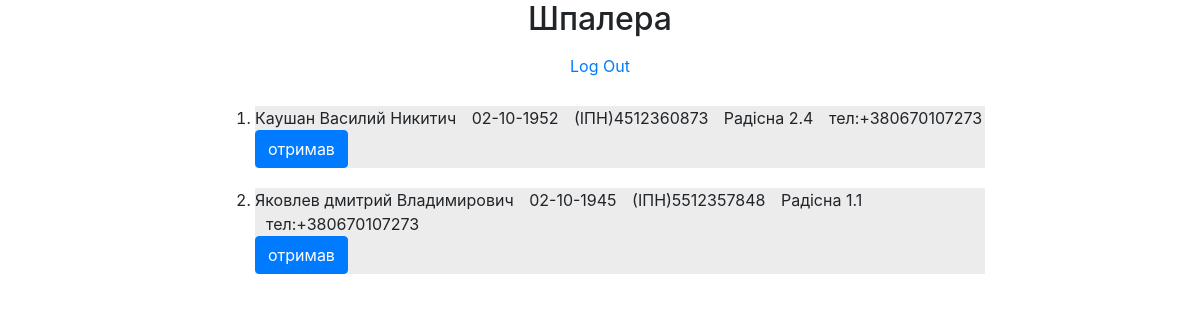
Before: / (signed in) with the older database file.
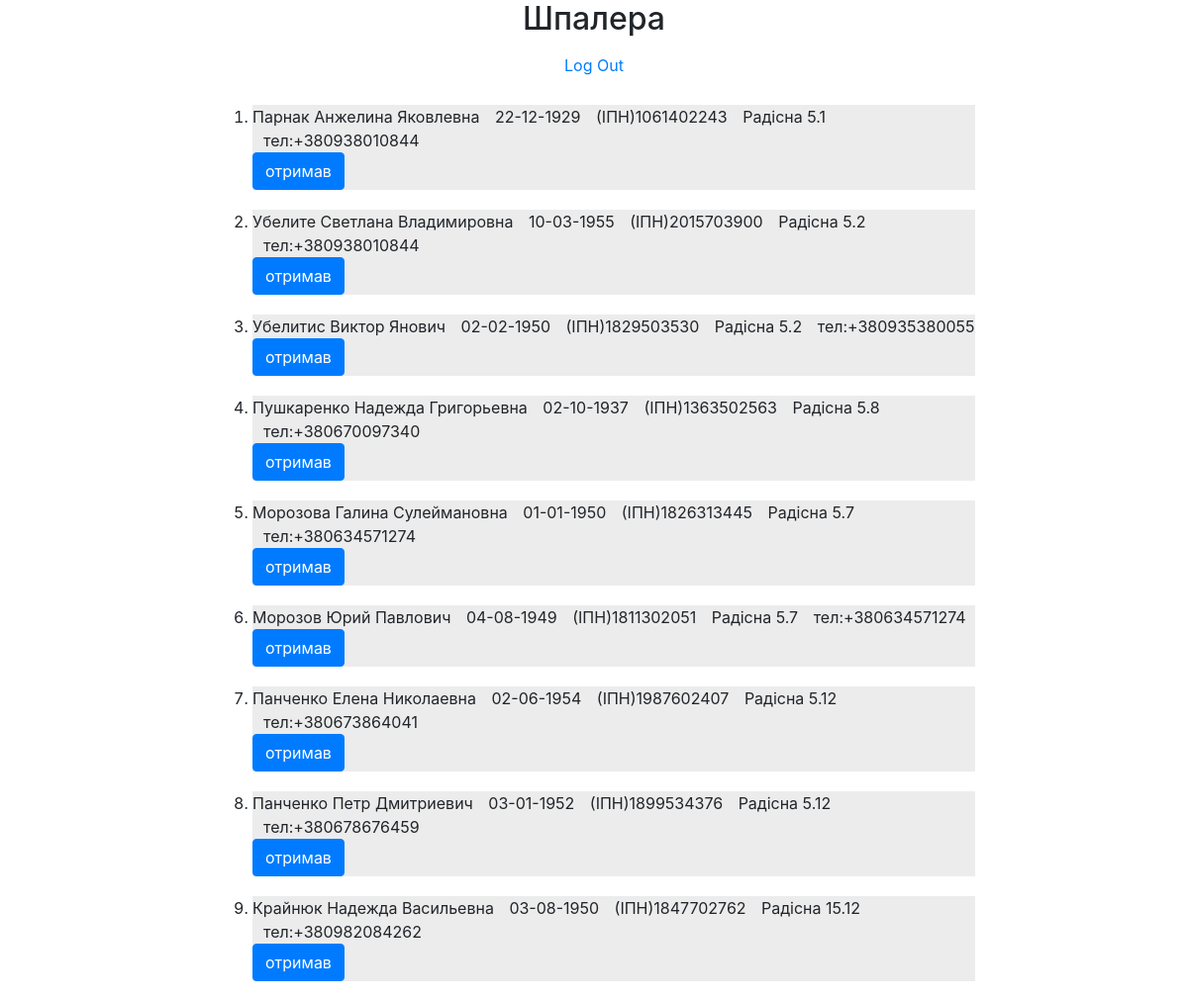
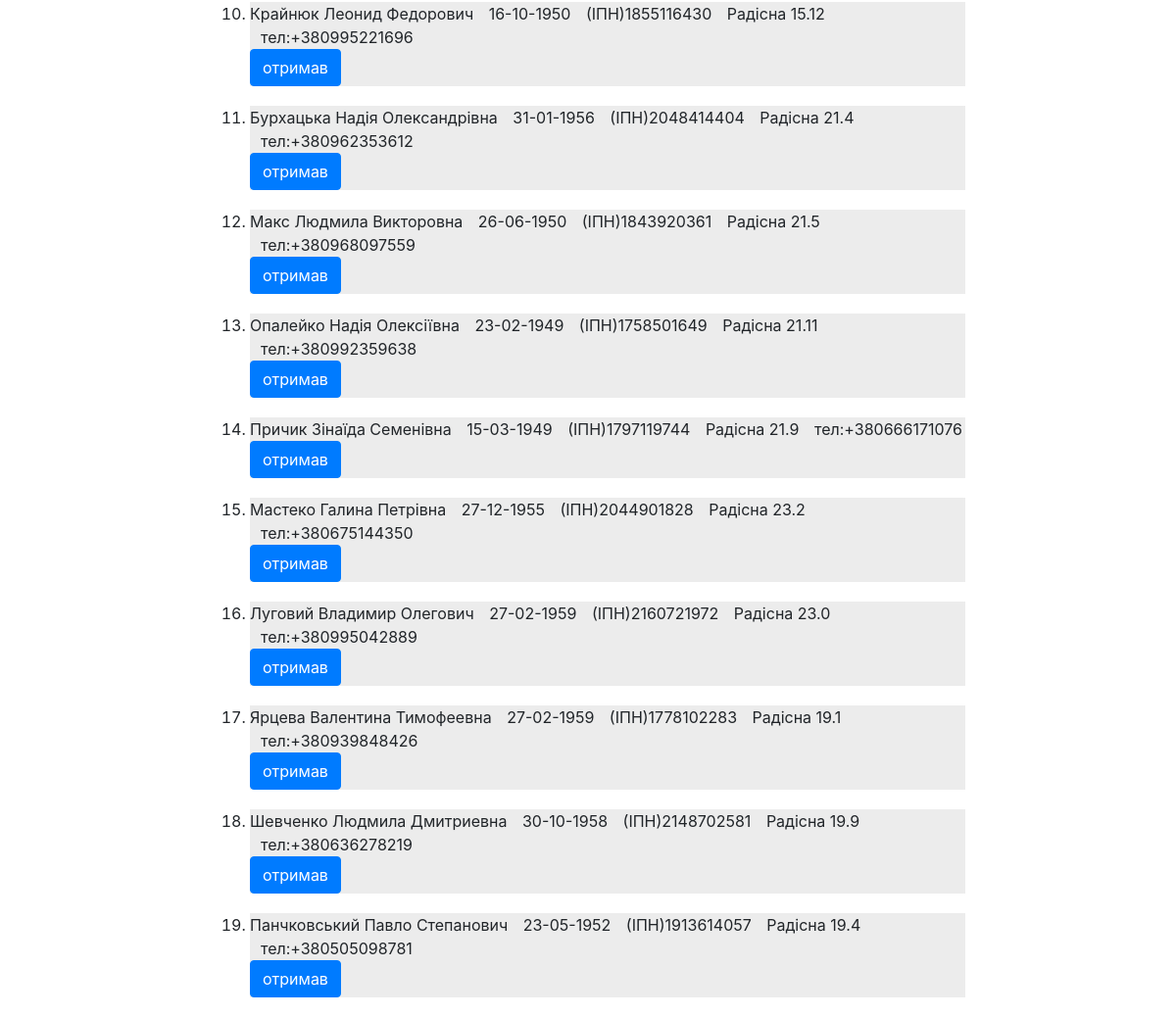
After: the same page with the newer database file (2 pictures, top to bottom).
### radisna/models.py (models this page shows)
class User(AbstractUser):
    home = models.PositiveIntegerField()
    patronymic = models.CharField(max_length=24)
    apartment = models.PositiveIntegerField()
    phone = models.CharField(max_length=10)
    invalid = models.CharField(max_length=20, blank=True)
    pension = models.CharField(max_length=30, blank=True)
    many_children = models.CharField(max_length=20, blank=True)
    street = models.ForeignKey(Streets, on_delete=models.CASCADE, related_name="user_street")
    helps = models.ManyToManyField(Helps, blank=True, related_name="helpmy")
    date_birth = models.DateField(null=True, blank=True)
    home_index = models.CharField(max_length=1, blank=True, null=True,
                                  choices=[('а', "а"), ('б', "б"), ('в', "в"), ('г', "г")])
    apartment_index = models.CharField(max_length=1, blank=True, null=True,
                                       choices=[('а', "а"), ('б', "б"), ('в', "в"), ('г', "г")])

class Streets(models.Model):
    street = models.CharField(max_length=64)
    def __str__(self):
        return f"{self.street.title()} "

### radisna/views.py (the view)
# urls.py: path("", views.index, name="index"),
def index(request):
    if request.user.is_authenticated:
        if request.user.is_superuser:
            return render(request, "radisna/listing.html", {"users": User.objects.filter(helps__Check=True)})
        else:
            return HttpResponseRedirect(reverse("helpme"))
    else:
        if request.method == "POST":
            if request.POST["I_gree"]:
                return HttpResponseRedirect(reverse("register"))
        else:
            return render(request, "radisna/index.html")

### radisna/templates/radisna/listing.html (shortened to what this page needs)
{% extends "radisna/layout.html" %}
{% load static %}
{% block body %}
<main>
    <div class="container" style="max-width: 800px;">
        <h2>Шпалера</h2> <a class="nav-link" href="{% url 'logout' %}">Log Out</a>
         {%if not users %}
            <h5>Ще ніхто не заявив про допомогу</h5>
        {%else%}
        <ol style="text-align: left">
            {% for user in users%}
            <li style="background-color: rgba(192,192,192,0.3); margin: 20px 0px 20px 0px">{{user.last_name}} {{user.first_name}}
                {{user.patronymic}}
                <div class="tab">
                    <nobr>{{user.date_birth|date:"d-m-Y"}}</nobr>
                </div>
                <div class="tab">(ІПН){{user.username}}</div>
                <div class="tab">
                    <nobr>{{user.street}}{{user.home}}.{{user.apartment}}</nobr>
                </div>
                <div class="tab">тел:+38{{user.phone}}</div>
                <form action="{% url 'check' %}" method="post" >
                <input class="btn btn-primary" type="submit" value="отримав">
                </form>
            </li>
            {%endfor%}
        </ol>
 {%endif%}
            </div>
</main>
{% endblock %}

Changed rows visible on the page:
removed User: last_name "Каушан", first_name "Василий", patronymic "Никитич", date_birth "02-10-1952", username "4512360873", street "Радісна", home "2", apartment "4", phone "0670107273"
removed User: last_name "Яковлев", first_name "дмитрий", patronymic "Владимирович", date_birth "02-10-1945", username "5512357848", street "Радісна", home "1", apartment "1", phone "0670107273"
added User: last_name "Парнак", first_name "Анжелина", patronymic "Яковлевна", date_birth "22-12-1929", username "1061402243", street "Радісна", home "5", apartment "1", phone "0938010844"
added User: last_name "Убелите", first_name "Светлана", patronymic "Владимировна", date_birth "10-03-1955", username "2015703900", street "Радісна", home "5", apartment "2", phone "0938010844"
added User: last_name "Убелитис", first_name "Виктор", patronymic "Янович", date_birth "02-02-1950", username "1829503530", street "Радісна", home "5", apartment "2", phone "0935380055"
added User: last_name "Пушкаренко", first_name "Надежда", patronymic "Григорьевна", date_birth "02-10-1937", username "1363502563", street "Радісна", home "5", apartment "8", phone "0670097340"
added User: last_name "Морозова", first_name "Галина", patronymic "Сулеймановна", date_birth "01-01-1950", username "1826313445", street "Радісна", home "5", apartment "7", phone "0634571274"
added User: last_name "Морозов", first_name "Юрий", patronymic "Павлович", date_birth "04-08-1949", username "1811302051", street "Радісна", home "5", apartment "7", phone "0634571274"
added User: last_name "Панченко", first_name "Елена", patronymic "Николаевна", date_birth "02-06-1954", username "1987602407", street "Радісна", home "5", apartment "12", phone "0673864041"
added User: last_name "Панченко", first_name "Петр", patronymic "Дмитриевич", date_birth "03-01-1952", username "1899534376", street "Радісна", home "5", apartment "12", phone "0678676459"
added User: last_name "Крайнюк", first_name "Надежда", patronymic "Васильевна", date_birth "03-08-1950", username "1847702762", street "Радісна", home "15", apartment "12", phone "0982084262"
added User: last_name "Крайнюк", first_name "Леонид", patronymic "Федорович", date_birth "16-10-1950", username "1855116430", street "Радісна", home "15", apartment "12", phone "0995221696"
added User: last_name "Бурхацька", first_name "Надія", patronymic "Олександрівна", date_birth "31-01-1956", username "2048414404", street "Радісна", home "21", apartment "4", phone "0962353612"
added User: last_name "Макс", first_name "Людмила", patronymic "Викторовна", date_birth "26-06-1950", username "1843920361", street "Радісна", home "21", apartment "5", phone "0968097559"
added User: last_name "Опалейко", first_name "Надія", patronymic "Олексіївна", date_birth "23-02-1949", username "1758501649", street "Радісна", home "21", apartment "11", phone "0992359638"
added User: last_name "Причик", first_name "Зінаїда", patronymic "Семенівна", date_birth "15-03-1949", username "1797119744", street "Радісна", home "21", apartment "9", phone "0666171076"
added User: last_name "Мастеко", first_name "Галина", patronymic "Петрівна", date_birth "27-12-1955", username "2044901828", street "Радісна", home "23", apartment "2", phone "0675144350"
added User: last_name "Луговий", first_name "Владимир", patronymic "Олегович", date_birth "27-02-1959", username "2160721972", street "Радісна", home "23", apartment "0", phone "0995042889"
added User: last_name "Ярцева", first_name "Валентина", patronymic "Тимофеевна", date_birth "27-02-1959", username "1778102283", street "Радісна", home "19", apartment "1", phone "0939848426"
added User: last_name "Шевченко", first_name "Людмила", patronymic "Дмитриевна", date_birth "30-10-1958", username "2148702581", street "Радісна", home "19", apartment "9", phone "0636278219"
added User: last_name "Панчковський", first_name "Павло", patronymic "Степанович", date_birth "23-05-1952", username "1913614057", street "Радісна", home "19", apartment "4", phone "0505098781"
